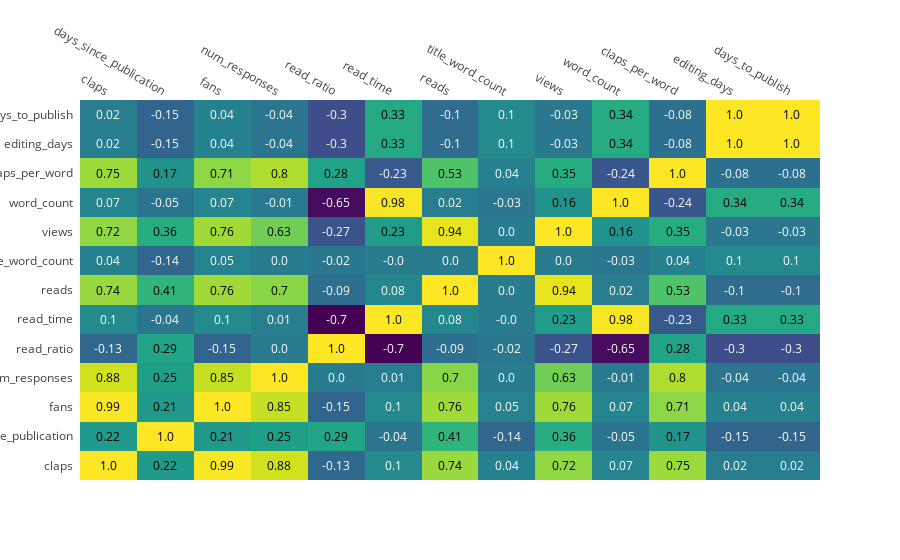

The code cell stored with this chart in its notebook:
### Markdown cell above
# Correlation Heatmap

### Code cell
import plotly.figure_factory as ff

corrs = stat_df[[c for c in stat_df if '<tag>' not in c]].corr()

figure = ff.create_annotated_heatmap(z = corrs.round(2).values, 
                                     x =list(corrs.columns), 
                                     y=list(corrs.index), 
                                     colorscale='Viridis',
                                     annotation_text=corrs.round(2).values)
iplot(figure)

### Figure 1 — Plotly figure (JSON) as saved in the notebook; plotly's stock layout.template omitted (floating-point values rounded to 4 significant figures; data arrays with more than 128 entries replaced by an {"elided": "..."} marker saying what was removed)
{"data": [{"colorscale": "Viridis", "reversescale": false, "showscale": false, "type": "heatmap", "uid": "7fba695b-9353-4bfd-ad73-a5e1bc125e81", "x": ["claps", "days_since_publication", "fans", "num_responses", "read_ratio", "read_time", "reads", "title_word_count", "views", "word_count", "claps_per_word", "editing_days", "days_to_publish"], "y": ["claps", "days_since_publication", "fans", "num_responses", "read_ratio", "read_time", "reads", "title_word_count", "views", "word_count", "claps_per_word", "editing_days", "days_to_publish"], "z": {"elided": "13x13 float values"}}], "layout": {"annotations": [{"font": {"color": "#000000"}, "showarrow": false, "text": "1.0", "x": "claps", "xref": "x", "y": "claps", "yref": "y"}, {"font": {"color": "#000000"}, "showarrow": false, "text": "0.22", "x": "days_since_publication", "xref": "x", "y": "claps", "yref": "y"}, {"font": {"color": "#000000"}, "showarrow": false, "text": "0.99", "x": "fans", "xref": "x", "y": "claps", "yref": "y"}, {"font": {"color": "#000000"}, "showarrow": false, "text": "0.88", "x": "num_responses", "xref": "x", "y": "claps", "yref": "y"}, {"font": {"color": "#FFFFFF"}, "showarrow": false, "text": "-0.13", "x": "read_ratio", "xref": "x", "y": "claps", "yref": "y"}, {"font": {"color": "#FFFFFF"}, "showarrow": false, "text": "0.1", "x": "read_time", "xref": "x", "y": "claps", "yref": "y"}, {"font": {"color": "#000000"}, "showarrow": false, "text": "0.74", "x": "reads", "xref": "x", "y": "claps", "yref": "y"}, {"font": {"color": "#FFFFFF"}, "showarrow": false, "text": "0.04", "x": "title_word_count", "xref": "x", "y": "claps", "yref": "y"}, {"font": {"color": "#000000"}, "showarrow": false, "text": "0.72", "x": "views", "xref": "x", "y": "claps", "yref": "y"}, {"font": {"color": "#FFFFFF"}, "showarrow": false, "text": "0.07", "x": "word_count", "xref": "x", "y": "claps", "yref": "y"}, {"font": {"color": "#000000"}, "showarrow": false, "text": "0.75", "x": "claps_per_word", "xref": "x", "y": "claps", "yref": "y"}, {"font": {"color": "#FFFFFF"}, "showarrow": false, "text": "0.02", "x": "editing_days", "xref": "x", "y": "claps", "yref": "y"}, {"font": {"color": "#FFFFFF"}, "showarrow": false, "text": "0.02", "x": "days_to_publish", "xref": "x", "y": "claps", "yref": "y"}, {"font": {"color": "#000000"}, "showarrow": false, "text": "0.22", "x": "claps", "xref": "x", "y": "days_since_publication", "yref": "y"}, {"font": {"color": "#000000"}, "showarrow": false, "text": "1.0", "x": "days_since_publication", "xref": "x", "y": "days_since_publication", "yref": "y"}, {"font": {"color": "#000000"}, "showarrow": false, "text": "0.21", "x": "fans", "xref": "x", "y": "days_since_publication", "yref": "y"}, {"font": {"color": "#000000"}, "showarrow": false, "text": "0.25", "x": "num_responses", "xref": "x", "y": "days_since_publication", "yref": "y"}, {"font": {"color": "#000000"}, "showarrow": false, "text": "0.29", "x": "read_ratio", "xref": "x", "y": "days_since_publication", "yref": "y"}, {"font": {"color": "#FFFFFF"}, "showarrow": false, "text": "-0.04", "x": "read_time", "xref": "x", "y": "days_since_publication", "yref": "y"}, {"font": {"color": "#000000"}, "showarrow": false, "text": "0.41", "x": "reads", "xref": "x", "y": "days_since_publication", "yref": "y"}, {"font": {"color": "#FFFFFF"}, "showarrow": false, "text": "-0.14", "x": "title_word_count", "xref": "x", "y": "days_since_publication", "yref": "y"}, {"font": {"color": "#000000"}, "showarrow": false, "text": "0.36", "x": "views", "xref": "x", "y": "days_since_publication", "yref": "y"}, {"font": {"color": "#FFFFFF"}, "showarrow": false, "text": "-0.05", "x": "word_count", "xref": "x", "y": "days_since_publication", "yref": "y"}, {"font": {"color": "#000000"}, "showarrow": false, "text": "0.17", "x": "claps_per_word", "xref": "x", "y": "days_since_publication", "yref": "y"}, {"font": {"color": "#FFFFFF"}, "showarrow": false, "text": "-0.15", "x": "editing_days", "xref": "x", "y": "days_since_publication", "yref": "y"}, {"font": {"color": "#FFFFFF"}, "showarrow": false, "text": "-0.15", "x": "days_to_publish", "xref": "x", "y": "days_since_publication", "yref": "y"}, {"font": {"color": "#000000"}, "showarrow": false, "text": "0.99", "x": "claps", "xref": "x", "y": "fans", "yref": "y"}, {"font": {"color": "#000000"}, "showarrow": false, "text": "0.21", "x": "days_since_publication", "xref": "x", "y": "fans", "yref": "y"}, {"font": {"color": "#000000"}, "showarrow": false, "text": "1.0", "x": "fans", "xref": "x", "y": "fans", "yref": "y"}, {"font": {"color": "#000000"}, "showarrow": false, "text": "0.85", "x": "num_responses", "xref": "x", "y": "fans", "yref": "y"}, {"font": {"color": "#FFFFFF"}, "showarrow": false, "text": "-0.15", "x": "read_ratio", "xref": "x", "y": "fans", "yref": "y"}, {"font": {"color": "#FFFFFF"}, "showarrow": false, "text": "0.1", "x": "read_time", "xref": "x", "y": "fans", "yref": "y"}, {"font": {"color": "#000000"}, "showarrow": false, "text": "0.76", "x": "reads", "xref": "x", "y": "fans", "yref": "y"}, {"font": {"color": "#FFFFFF"}, "showarrow": false, "text": "0.05", "x": "title_word_count", "xref": "x", "y": "fans", "yref": "y"}, {"font": {"color": "#000000"}, "showarrow": false, "text": "0.76", "x": "views", "xref": "x", "y": "fans", "yref": "y"}, {"font": {"color": "#FFFFFF"}, "showarrow": false, "text": "0.07", "x": "word_count", "xref": "x", "y": "fans", "yref": "y"}, {"font": {"color": "#000000"}, "showarrow": false, "text": "0.71", "x": "claps_per_word", "xref": "x", "y": "fans", "yref": "y"}, {"font": {"color": "#FFFFFF"}, "showarrow": false, "text": "0.04", "x": "editing_days", "xref": "x", "y": "fans", "yref": "y"}, {"font": {"color": "#FFFFFF"}, "showarrow": false, "text": "0.04", "x": "days_to_publish", "xref": "x", "y": "fans", "yref": "y"}, {"font": {"color": "#000000"}, "showarrow": false, "text": "0.88", "x": "claps", "xref": "x", "y": "num_responses", "yref": "y"}, {"font": {"color": "#000000"}, "showarrow": false, "text": "0.25", "x": "days_since_publication", "xref": "x", "y": "num_responses", "yref": "y"}, {"font": {"color": "#000000"}, "showarrow": false, "text": "0.85", "x": "fans", "xref": "x", "y": "num_responses", "yref": "y"}, {"font": {"color": "#000000"}, "showarrow": false, "text": "1.0", "x": "num_responses", "xref": "x", "y": "num_responses", "yref": "y"}, {"font": {"color": "#FFFFFF"}, "showarrow": false, "text": "0.0", "x": "read_ratio", "xref": "x", "y": "num_responses", "yref": "y"}, {"font": {"color": "#FFFFFF"}, "showarrow": false, "text": "0.01", "x": "read_time", "xref": "x", "y": "num_responses", "yref": "y"}, {"font": {"color": "#000000"}, "showarrow": false, "text": "0.7", "x": "reads", "xref": "x", "y": "num_responses", "yref": "y"}, {"font": {"color": "#FFFFFF"}, "showarrow": false, "text": "0.0", "x": "title_word_count", "xref": "x", "y": "num_responses", "yref": "y"}, {"font": {"color": "#000000"}, "showarrow": false, "text": "0.63", "x": "views", "xref": "x", "y": "num_responses", "yref": "y"}, {"font": {"color": "#FFFFFF"}, "showarrow": false, "text": "-0.01", "x": "word_count", "xref": "x", "y": "num_responses", "yref": "y"}, {"font": {"color": "#000000"}, "showarrow": false, "text": "0.8", "x": "claps_per_word", "xref": "x", "y": "num_responses", "yref": "y"}, {"font": {"color": "#FFFFFF"}, "showarrow": false, "text": "-0.04", "x": "editing_days", "xref": "x", "y": "num_responses", "yref": "y"}, {"font": {"color": "#FFFFFF"}, "showarrow": false, "text": "-0.04", "x": "days_to_publish", "xref": "x", "y": "num_responses", "yref": "y"}, {"font": {"color": "#FFFFFF"}, "showarrow": false, "text": "-0.13", "x": "claps", "xref": "x", "y": "read_ratio", "yref": "y"}, {"font": {"color": "#000000"}, "showarrow": false, "text": "0.29", "x": "days_since_publication", "xref": "x", "y": "read_ratio", "yref": "y"}, {"font": {"color": "#FFFFFF"}, "showarrow": false, "text": "-0.15", "x": "fans", "xref": "x", "y": "read_ratio", "yref": "y"}, {"font": {"color": "#FFFFFF"}, "showarrow": false, "text": "0.0", "x": "num_responses", "xref": "x", "y": "read_ratio", "yref": "y"}, {"font": {"color": "#000000"}, "showarrow": false, "text": "1.0", "x": "read_ratio", "xref": "x", "y": "read_ratio", "yref": "y"}, {"font": {"color": "#FFFFFF"}, "showarrow": false, "text": "-0.7", "x": "read_time", "xref": "x", "y": "read_ratio", "yref": "y"}, {"font": {"color": "#FFFFFF"}, "showarrow": false, "text": "-0.09", "x": "reads", "xref": "x", "y": "read_ratio", "yref": "y"}, {"font": {"color": "#FFFFFF"}, "showarrow": false, "text": "-0.02", "x": "title_word_count", "xref": "x", "y": "read_ratio", "yref": "y"}, {"font": {"color": "#FFFFFF"}, "showarrow": false, "text": "-0.27", "x": "views", "xref": "x", "y": "read_ratio", "yref": "y"}, {"font": {"color": "#FFFFFF"}, "showarrow": false, "text": "-0.65", "x": "word_count", "xref": "x", "y": "read_ratio", "yref": "y"}, {"font": {"color": "#000000"}, "showarrow": false, "text": "0.28", "x": "claps_per_word", "xref": "x", "y": "read_ratio", "yref": "y"}, {"font": {"color": "#FFFFFF"}, "showarrow": false, "text": "-0.3", "x": "editing_days", "xref": "x", "y": "read_ratio", "yref": "y"}, {"font": {"color": "#FFFFFF"}, "showarrow": false, "text": "-0.3", "x": "days_to_publish", "xref": "x", "y": "read_ratio", "yref": "y"}, {"font": {"color": "#FFFFFF"}, "showarrow": false, "text": "0.1", "x": "claps", "xref": "x", "y": "read_time", "yref": "y"}, {"font": {"color": "#FFFFFF"}, "showarrow": false, "text": "-0.04", "x": "days_since_publication", "xref": "x", "y": "read_time", "yref": "y"}, {"font": {"color": "#FFFFFF"}, "showarrow": false, "text": "0.1", "x": "fans", "xref": "x", "y": "read_time", "yref": "y"}, {"font": {"color": "#FFFFFF"}, "showarrow": false, "text": "0.01", "x": "num_responses", "xref": "x", "y": "read_time", "yref": "y"}, {"font": {"color": "#FFFFFF"}, "showarrow": false, "text": "-0.7", "x": "read_ratio", "xref": "x", "y": "read_time", "yref": "y"}, {"font": {"color": "#000000"}, "showarrow": false, "text": "1.0", "x": "read_time", "xref": "x", "y": "read_time", "yref": "y"}, {"font": {"color": "#FFFFFF"}, "showarrow": false, "text": "0.08", "x": "reads", "xref": "x", "y": "read_time", "yref": "y"}, {"font": {"color": "#FFFFFF"}, "showarrow": false, "text": "-0.0", "x": "title_word_count", "xref": "x", "y": "read_time", "yref": "y"}, {"font": {"color": "#000000"}, "showarrow": false, "text": "0.23", "x": "views", "xref": "x", "y": "read_time", "yref": "y"}, {"font": {"color": "#000000"}, "showarrow": false, "text": "0.98", "x": "word_count", "xref": "x", "y": "read_time", "yref": "y"}, {"font": {"color": "#FFFFFF"}, "showarrow": false, "text": "-0.23", "x": "claps_per_word", "xref": "x", "y": "read_time", "yref": "y"}, {"font": {"color": "#000000"}, "showarrow": false, "text": "0.33", "x": "editing_days", "xref": "x", "y": "read_time", "yref": "y"}, {"font": {"color": "#000000"}, "showarrow": false, "text": "0.33", "x": "days_to_publish", "xref": "x", "y": "read_time", "yref": "y"}, {"font": {"color": "#000000"}, "showarrow": false, "text": "0.74", "x": "claps", "xref": "x", "y": "reads", "yref": "y"}, {"font": {"color": "#000000"}, "showarrow": false, "text": "0.41", "x": "days_since_publication", "xref": "x", "y": "reads", "yref": "y"}, {"font": {"color": "#000000"}, "showarrow": false, "text": "0.76", "x": "fans", "xref": "x", "y": "reads", "yref": "y"}, {"font": {"color": "#000000"}, "showarrow": false, "text": "0.7", "x": "num_responses", "xref": "x", "y": "reads", "yref": "y"}, {"font": {"color": "#FFFFFF"}, "showarrow": false, "text": "-0.09", "x": "read_ratio", "xref": "x", "y": "reads", "yref": "y"}, {"font": {"color": "#FFFFFF"}, "showarrow": false, "text": "0.08", "x": "read_time", "xref": "x", "y": "reads", "yref": "y"}, {"font": {"color": "#000000"}, "showarrow": false, "text": "1.0", "x": "reads", "xref": "x", "y": "reads", "yref": "y"}, {"font": {"color": "#FFFFFF"}, "showarrow": false, "text": "0.0", "x": "title_word_count", "xref": "x", "y": "reads", "yref": "y"}, {"font": {"color": "#000000"}, "showarrow": false, "text": "0.94", "x": "views", "xref": "x", "y": "reads", "yref": "y"}, {"font": {"color": "#FFFFFF"}, "showarrow": false, "text": "0.02", "x": "word_count", "xref": "x", "y": "reads", "yref": "y"}, {"font": {"color": "#000000"}, "showarrow": false, "text": "0.53", "x": "claps_per_word", "xref": "x", "y": "reads", "yref": "y"}, {"font": {"color": "#FFFFFF"}, "showarrow": false, "text": "-0.1", "x": "editing_days", "xref": "x", "y": "reads", "yref": "y"}, {"font": {"color": "#FFFFFF"}, "showarrow": false, "text": "-0.1", "x": "days_to_publish", "xref": "x", "y": "reads", "yref": "y"}, {"font": {"color": "#FFFFFF"}, "showarrow": false, "text": "0.04", "x": "claps", "xref": "x", "y": "title_word_count", "yref": "y"}, {"font": {"color": "#FFFFFF"}, "showarrow": false, "text": "-0.14", "x": "days_since_publication", "xref": "x", "y": "title_word_count", "yref": "y"}, {"font": {"color": "#FFFFFF"}, "showarrow": false, "text": "0.05", "x": "fans", "xref": "x", "y": "title_word_count", "yref": "y"}, {"font": {"color": "#FFFFFF"}, "showarrow": false, "text": "0.0", "x": "num_responses", "xref": "x", "y": "title_word_count", "yref": "y"}, {"font": {"color": "#FFFFFF"}, "showarrow": false, "text": "-0.02", "x": "read_ratio", "xref": "x", "y": "title_word_count", "yref": "y"}, {"font": {"color": "#FFFFFF"}, "showarrow": false, "text": "-0.0", "x": "read_time", "xref": "x", "y": "title_word_count", "yref": "y"}, {"font": {"color": "#FFFFFF"}, "showarrow": false, "text": "0.0", "x": "reads", "xref": "x", "y": "title_word_count", "yref": "y"}, {"font": {"color": "#000000"}, "showarrow": false, "text": "1.0", "x": "title_word_count", "xref": "x", "y": "title_word_count", "yref": "y"}, {"font": {"color": "#FFFFFF"}, "showarrow": false, "text": "0.0", "x": "views", "xref": "x", "y": "title_word_count", "yref": "y"}, {"font": {"color": "#FFFFFF"}, "showarrow": false, "text": "-0.03", "x": "word_count", "xref": "x", "y": "title_word_count", "yref": "y"}, {"font": {"color": "#FFFFFF"}, "showarrow": false, "text": "0.04", "x": "claps_per_word", "xref": "x", "y": "title_word_count", "yref": "y"}, {"font": {"color": "#FFFFFF"}, "showarrow": false, "text": "0.1", "x": "editing_days", "xref": "x", "y": "title_word_count", "yref": "y"}, {"font": {"color": "#FFFFFF"}, "showarrow": false, "text": "0.1", "x": "days_to_publish", "xref": "x", "y": "title_word_count", "yref": "y"}, {"font": {"color": "#000000"}, "showarrow": false, "text": "0.72", "x": "claps", "xref": "x", "y": "views", "yref": "y"}, {"font": {"color": "#000000"}, "showarrow": false, "text": "0.36", "x": "days_since_publication", "xref": "x", "y": "views", "yref": "y"}, {"font": {"color": "#000000"}, "showarrow": false, "text": "0.76", "x": "fans", "xref": "x", "y": "views", "yref": "y"}, {"font": {"color": "#000000"}, "showarrow": false, "text": "0.63", "x": "num_responses", "xref": "x", "y": "views", "yref": "y"}, {"font": {"color": "#FFFFFF"}, "showarrow": false, "text": "-0.27", "x": "read_ratio", "xref": "x", "y": "views", "yref": "y"}, {"font": {"color": "#000000"}, "showarrow": false, "text": "0.23", "x": "read_time", "xref": "x", "y": "views", "yref": "y"}, {"font": {"color": "#000000"}, "showarrow": false, "text": "0.94", "x": "reads", "xref": "x", "y": "views", "yref": "y"}, {"font": {"color": "#FFFFFF"}, "showarrow": false, "text": "0.0", "x": "title_word_count", "xref": "x", "y": "views", "yref": "y"}, {"font": {"color": "#000000"}, "showarrow": false, "text": "1.0", "x": "views", "xref": "x", "y": "views", "yref": "y"}, {"font": {"color": "#000000"}, "showarrow": false, "text": "0.16", "x": "word_count", "xref": "x", "y": "views", "yref": "y"}, {"font": {"color": "#000000"}, "showarrow": false, "text": "0.35", "x": "claps_per_word", "xref": "x", "y": "views", "yref": "y"}, {"font": {"color": "#FFFFFF"}, "showarrow": false, "text": "-0.03", "x": "editing_days", "xref": "x", "y": "views", "yref": "y"}, {"font": {"color": "#FFFFFF"}, "showarrow": false, "text": "-0.03", "x": "days_to_publish", "xref": "x", "y": "views", "yref": "y"}, {"font": {"color": "#FFFFFF"}, "showarrow": false, "text": "0.07", "x": "claps", "xref": "x", "y": "word_count", "yref": "y"}, {"font": {"color": "#FFFFFF"}, "showarrow": false, "text": "-0.05", "x": "days_since_publication", "xref": "x", "y": "word_count", "yref": "y"}, {"font": {"color": "#FFFFFF"}, "showarrow": false, "text": "0.07", "x": "fans", "xref": "x", "y": "word_count", "yref": "y"}, {"font": {"color": "#FFFFFF"}, "showarrow": false, "text": "-0.01", "x": "num_responses", "xref": "x", "y": "word_count", "yref": "y"}, {"font": {"color": "#FFFFFF"}, "showarrow": false, "text": "-0.65", "x": "read_ratio", "xref": "x", "y": "word_count", "yref": "y"}, {"font": {"color": "#000000"}, "showarrow": false, "text": "0.98", "x": "read_time", "xref": "x", "y": "word_count", "yref": "y"}, {"font": {"color": "#FFFFFF"}, "showarrow": false, "text": "0.02", "x": "reads", "xref": "x", "y": "word_count", "yref": "y"}, {"font": {"color": "#FFFFFF"}, "showarrow": false, "text": "-0.03", "x": "title_word_count", "xref": "x", "y": "word_count", "yref": "y"}, {"font": {"color": "#000000"}, "showarrow": false, "text": "0.16", "x": "views", "xref": "x", "y": "word_count", "yref": "y"}, {"font": {"color": "#000000"}, "showarrow": false, "text": "1.0", "x": "word_count", "xref": "x", "y": "word_count", "yref": "y"}, {"font": {"color": "#FFFFFF"}, "showarrow": false, "text": "-0.24", "x": "claps_per_word", "xref": "x", "y": "word_count", "yref": "y"}, {"font": {"color": "#000000"}, "showarrow": false, "text": "0.34", "x": "editing_days", "xref": "x", "y": "word_count", "yref": "y"}, {"font": {"color": "#000000"}, "showarrow": false, "text": "0.34", "x": "days_to_publish", "xref": "x", "y": "word_count", "yref": "y"}, {"font": {"color": "#000000"}, "showarrow": false, "text": "0.75", "x": "claps", "xref": "x", "y": "claps_per_word", "yref": "y"}, {"font": {"color": "#000000"}, "showarrow": false, "text": "0.17", "x": "days_since_publication", "xref": "x", "y": "claps_per_word", "yref": "y"}, {"font": {"color": "#000000"}, "showarrow": false, "text": "0.71", "x": "fans", "xref": "x", "y": "claps_per_word", "yref": "y"}, {"font": {"color": "#000000"}, "showarrow": false, "text": "0.8", "x": "num_responses", "xref": "x", "y": "claps_per_word", "yref": "y"}, {"font": {"color": "#000000"}, "showarrow": false, "text": "0.28", "x": "read_ratio", "xref": "x", "y": "claps_per_word", "yref": "y"}, {"font": {"color": "#FFFFFF"}, "showarrow": false, "text": "-0.23", "x": "read_time", "xref": "x", "y": "claps_per_word", "yref": "y"}, {"font": {"color": "#000000"}, "showarrow": false, "text": "0.53", "x": "reads", "xref": "x", "y": "claps_per_word", "yref": "y"}, {"font": {"color": "#FFFFFF"}, "showarrow": false, "text": "0.04", "x": "title_word_count", "xref": "x", "y": "claps_per_word", "yref": "y"}, {"font": {"color": "#000000"}, "showarrow": false, "text": "0.35", "x": "views", "xref": "x", "y": "claps_per_word", "yref": "y"}, {"font": {"color": "#FFFFFF"}, "showarrow": false, "text": "-0.24", "x": "word_count", "xref": "x", "y": "claps_per_word", "yref": "y"}, {"font": {"color": "#000000"}, "showarrow": false, "text": "1.0", "x": "claps_per_word", "xref": "x", "y": "claps_per_word", "yref": "y"}, {"font": {"color": "#FFFFFF"}, "showarrow": false, "text": "-0.08", "x": "editing_days", "xref": "x", "y": "claps_per_word", "yref": "y"}, {"font": {"color": "#FFFFFF"}, "showarrow": false, "text": "-0.08", "x": "days_to_publish", "xref": "x", "y": "claps_per_word", "yref": "y"}, {"font": {"color": "#FFFFFF"}, "showarrow": false, "text": "0.02", "x": "claps", "xref": "x", "y": "editing_days", "yref": "y"}, {"font": {"color": "#FFFFFF"}, "showarrow": false, "text": "-0.15", "x": "days_since_publication", "xref": "x", "y": "editing_days", "yref": "y"}, {"font": {"color": "#FFFFFF"}, "showarrow": false, "text": "0.04", "x": "fans", "xref": "x", "y": "editing_days", "yref": "y"}, {"font": {"color": "#FFFFFF"}, "showarrow": false, "text": "-0.04", "x": "num_responses", "xref": "x", "y": "editing_days", "yref": "y"}, {"font": {"color": "#FFFFFF"}, "showarrow": false, "text": "-0.3", "x": "read_ratio", "xref": "x", "y": "editing_days", "yref": "y"}, {"font": {"color": "#000000"}, "showarrow": false, "text": "0.33", "x": "read_time", "xref": "x", "y": "editing_days", "yref": "y"}, {"font": {"color": "#FFFFFF"}, "showarrow": false, "text": "-0.1", "x": "reads", "xref": "x", "y": "editing_days", "yref": "y"}, {"font": {"color": "#FFFFFF"}, "showarrow": false, "text": "0.1", "x": "title_word_count", "xref": "x", "y": "editing_days", "yref": "y"}, {"font": {"color": "#FFFFFF"}, "showarrow": false, "text": "-0.03", "x": "views", "xref": "x", "y": "editing_days", "yref": "y"}, {"font": {"color": "#000000"}, "showarrow": false, "text": "0.34", "x": "word_count", "xref": "x", "y": "editing_days", "yref": "y"}, {"font": {"color": "#FFFFFF"}, "showarrow": false, "text": "-0.08", "x": "claps_per_word", "xref": "x", "y": "editing_days", "yref": "y"}, {"font": {"color": "#000000"}, "showarrow": false, "text": "1.0", "x": "editing_days", "xref": "x", "y": "editing_days", "yref": "y"}, {"font": {"color": "#000000"}, "showarrow": false, "text": "1.0", "x": "days_to_publish", "xref": "x", "y": "editing_days", "yref": "y"}, {"font": {"color": "#FFFFFF"}, "showarrow": false, "text": "0.02", "x": "claps", "xref": "x", "y": "days_to_publish", "yref": "y"}, {"font": {"color": "#FFFFFF"}, "showarrow": false, "text": "-0.15", "x": "days_since_publication", "xref": "x", "y": "days_to_publish", "yref": "y"}, {"font": {"color": "#FFFFFF"}, "showarrow": false, "text": "0.04", "x": "fans", "xref": "x", "y": "days_to_publish", "yref": "y"}, {"font": {"color": "#FFFFFF"}, "showarrow": false, "text": "-0.04", "x": "num_responses", "xref": "x", "y": "days_to_publish", "yref": "y"}, {"font": {"color": "#FFFFFF"}, "showarrow": false, "text": "-0.3", "x": "read_ratio", "xref": "x", "y": "days_to_publish", "yref": "y"}, {"font": {"color": "#000000"}, "showarrow": false, "text": "0.33", "x": "read_time", "xref": "x", "y": "days_to_publish", "yref": "y"}, {"font": {"color": "#FFFFFF"}, "showarrow": false, "text": "-0.1", "x": "reads", "xref": "x", "y": "days_to_publish", "yref": "y"}, {"font": {"color": "#FFFFFF"}, "showarrow": false, "text": "0.1", "x": "title_word_count", "xref": "x", "y": "days_to_publish", "yref": "y"}, {"font": {"color": "#FFFFFF"}, "showarrow": false, "text": "-0.03", "x": "views", "xref": "x", "y": "days_to_publish", "yref": "y"}, {"font": {"color": "#000000"}, "showarrow": false, "text": "0.34", "x": "word_count", "xref": "x", "y": "days_to_publish", "yref": "y"}, {"font": {"color": "#FFFFFF"}, "showarrow": false, "text": "-0.08", "x": "claps_per_word", "xref": "x", "y": "days_to_publish", "yref": "y"}, {"font": {"color": "#000000"}, "showarrow": false, "text": "1.0", "x": "editing_days", "xref": "x", "y": "days_to_publish", "yref": "y"}, {"font": {"color": "#000000"}, "showarrow": false, "text": "1.0", "x": "days_to_publish", "xref": "x", "y": "days_to_publish", "yref": "y"}], "xaxis": {"dtick": 1, "gridcolor": "rgb(0, 0, 0)", "side": "top", "ticks": ""}, "yaxis": {"dtick": 1, "ticks": "", "ticksuffix": "  "}}}
